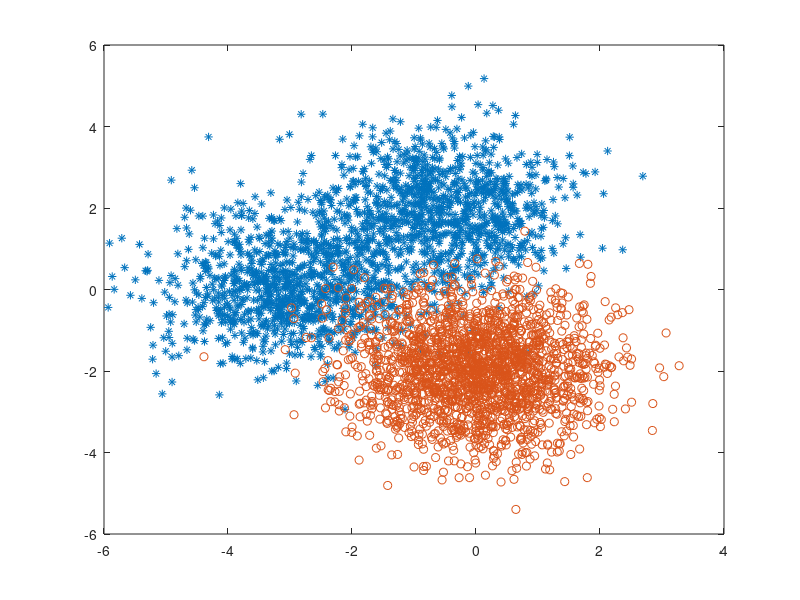

MATLAB code for this plot:
clear all;
close all;

N=2000;
for i=1:N/2
    x1(1,i)=-3.0+randn(1);
    x1(2,i)= 0.0+randn(1);
end;
for i=N/2+1:N
    x1(1,i)=-0.5+randn(1);
    x1(2,i)= 2.0+randn(1);
end;

for i=1:N
    x2(1,i)=-0.0+randn(1);
    x2(2,i)=-2.0+randn(1);
end;

plot(x1(1,:),x1(2,:),'*',x2(1,:),x2(2,:),'o');
